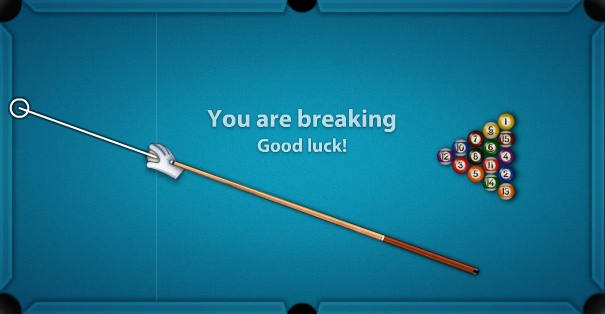
#> input picture games/game1/table/pooltable1.png, 605 x 314 px, found by its file name
$ python masktest.py
#> lines starting #> are read from the running program, lines starting #| are printed output that depends on the picture; after the words box and inside, x2 and y2 are one past the last pixel; in counts of white or black regions, pixels touching at a corner belong together
import cv2
import numpy as np
import pyautogui


img = cv2.imread('C:/Users/Grant/AppData/Local/Programs/Python/Projects/games/game76/table/pooltable1.png', 1)
#> img is the input picture: shape (314, 605, 3); mean B, G, R 141.1, 112.5, 17.4
hsv = cv2.cvtColor(img, cv2.COLOR_BGR2HSV)
#> hsv: shape (314, 605, 3); mean H, S, V 94.6, 227.1, 143

upper_whitecue = np.array([24,45,255])
lower_whitecue = np.array([21,15,0])
maskwhiteball = cv2. inRange(hsv, lower_whitecue, upper_whitecue)
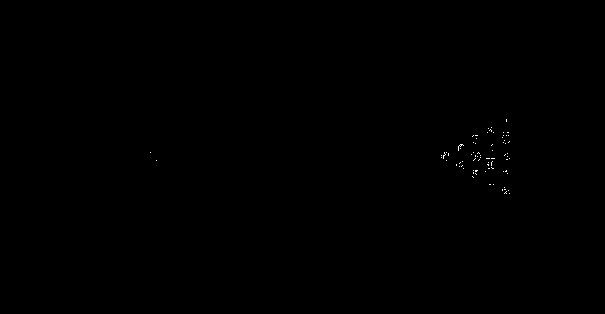
#> maskwhiteball: shape (314, 605); 0.08% white in thin lines or dots, all inside (x1, y1, x2, y2) = (150, 119, 510, 194)


upper_black = np.array([0, 0, 240])
lower_black = np.array([0, 0, 17])
maskblackball = cv2. inRange(hsv, lower_black, upper_black)
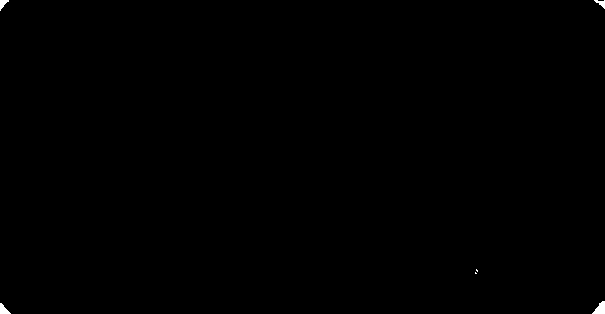
#> maskblackball: shape (314, 605); 0.15% white; 6 white regions (2 under 20 px), largest, box (x1, y1, x2, y2) and area: (592, 301, 605, 314) 105, (0, 303, 11, 314) 69, (0, 0, 9, 11) 51, (594, 0, 605, 9) 46

upper_yellow = np.array([31,255,255])
lower_yellow = np.array([19,150,150])
maskyellowball = cv2.inRange(hsv, lower_yellow, upper_yellow)
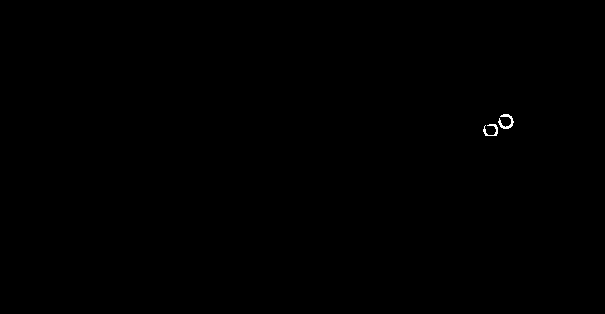
#> maskyellowball: shape (314, 605); 0.09% white in thin lines or dots, all inside (x1, y1, x2, y2) = (483, 114, 514, 136)

upper_blue = np.array([120,255,255])
lower_blue = np.array([105,30,175])
maskblueball = cv2.inRange(hsv, lower_blue, upper_blue)
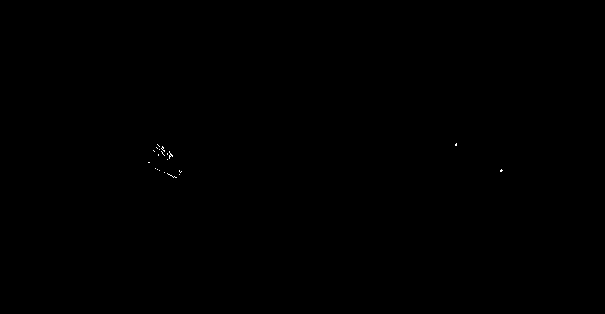
#> maskblueball: shape (314, 605); 0.04% white in thin lines or dots, all inside (x1, y1, x2, y2) = (148, 143, 503, 178)

upper_lightred = np.array([255,255,250])
lower_lightred = np.array([170,0,150])
masklightredball = cv2.inRange(hsv,lower_lightred, upper_lightred)
#> masklightredball: shape (314, 605); 0.01% white in thin lines or dots, all inside (x1, y1, x2, y2) = (149, 152, 510, 173)

upper_purple = np.array([134,255,255])
lower_purple = np.array([130,0,120])
maskpurpleball = cv2.inRange(hsv, lower_purple, upper_purple)
#> maskpurpleball: shape (314, 605); 0% white in thin lines or dots, all inside (x1, y1, x2, y2) = (160, 158, 177, 177)

upper_orange = np.array([12,255,255])
lower_orange = np.array([10,10,0])
maskorangeball = cv2.inRange(hsv,lower_orange, upper_orange)
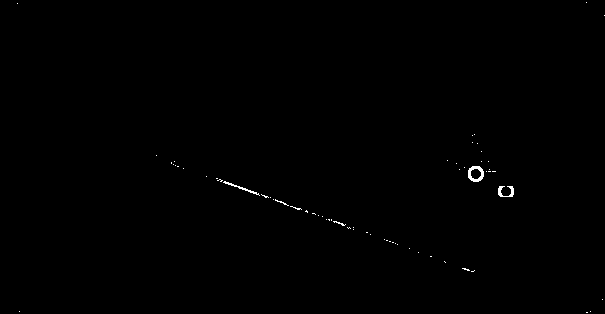
#> maskorangeball: shape (314, 605); 0.25% white in thin lines or dots
#maskorangeball = cv2.dilate(maskorangeball,None,iterations=1)

upper_green = np.array([66,255,255])
lower_green = np.array([60,25,40])
maskgreenball = cv2.inRange(hsv, lower_green, upper_green)
#> maskgreenball: shape (314, 605); 0.01% white in thin lines or dots, all inside (x1, y1, x2, y2) = (232, 122, 515, 207)
#maskgreenball = cv2.dilate(maskgreenball,None,iterations=1)


upper_darkred = np.array([9,255,255])
lower_darkred = np.array([4,0,100])
maskdarkredball = cv2.inRange(hsv,lower_darkred, upper_darkred)
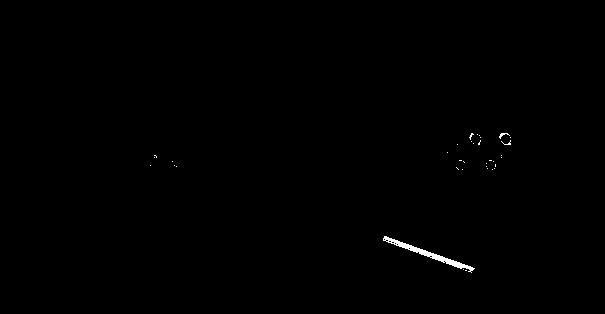
#> maskdarkredball: shape (314, 605); 0.3% white; 35 white regions (33 under 20 px), largest, box (x1, y1, x2, y2) and area: (383, 236, 475, 273) 473, (499, 133, 510, 139) 24


try:
    # [4 lines of commented-out code are left out]
    cv2.imshow('darkred',maskdarkredball)
    # [4 lines of commented-out code are left out]

    cv2.imshow('circle',img)


    while(1):
        k = cv2.waitKey(0)
#> (key Esc is pressed here)
        if (k == 27):
            break
except UnboundLocalError:
    pass
